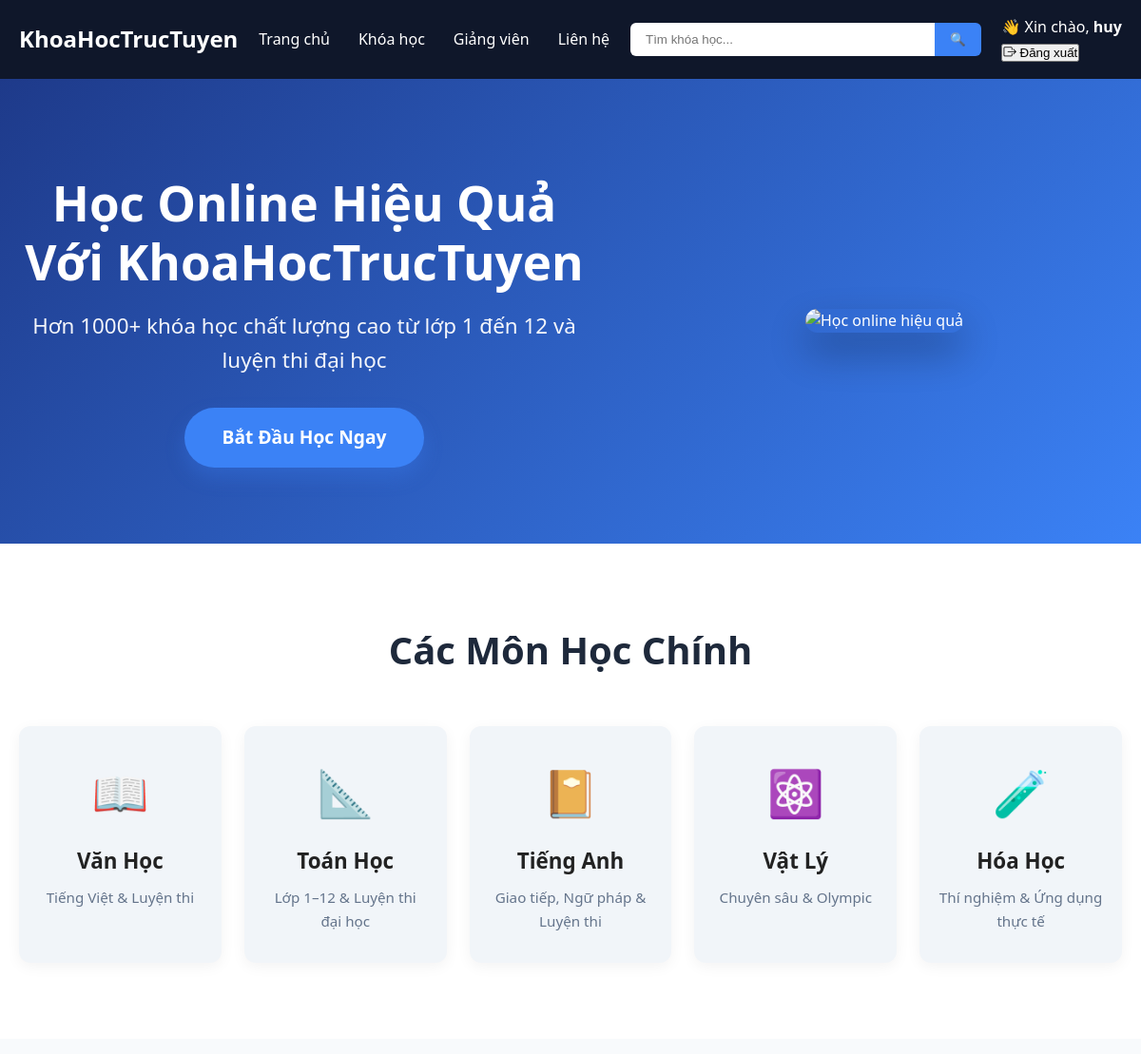
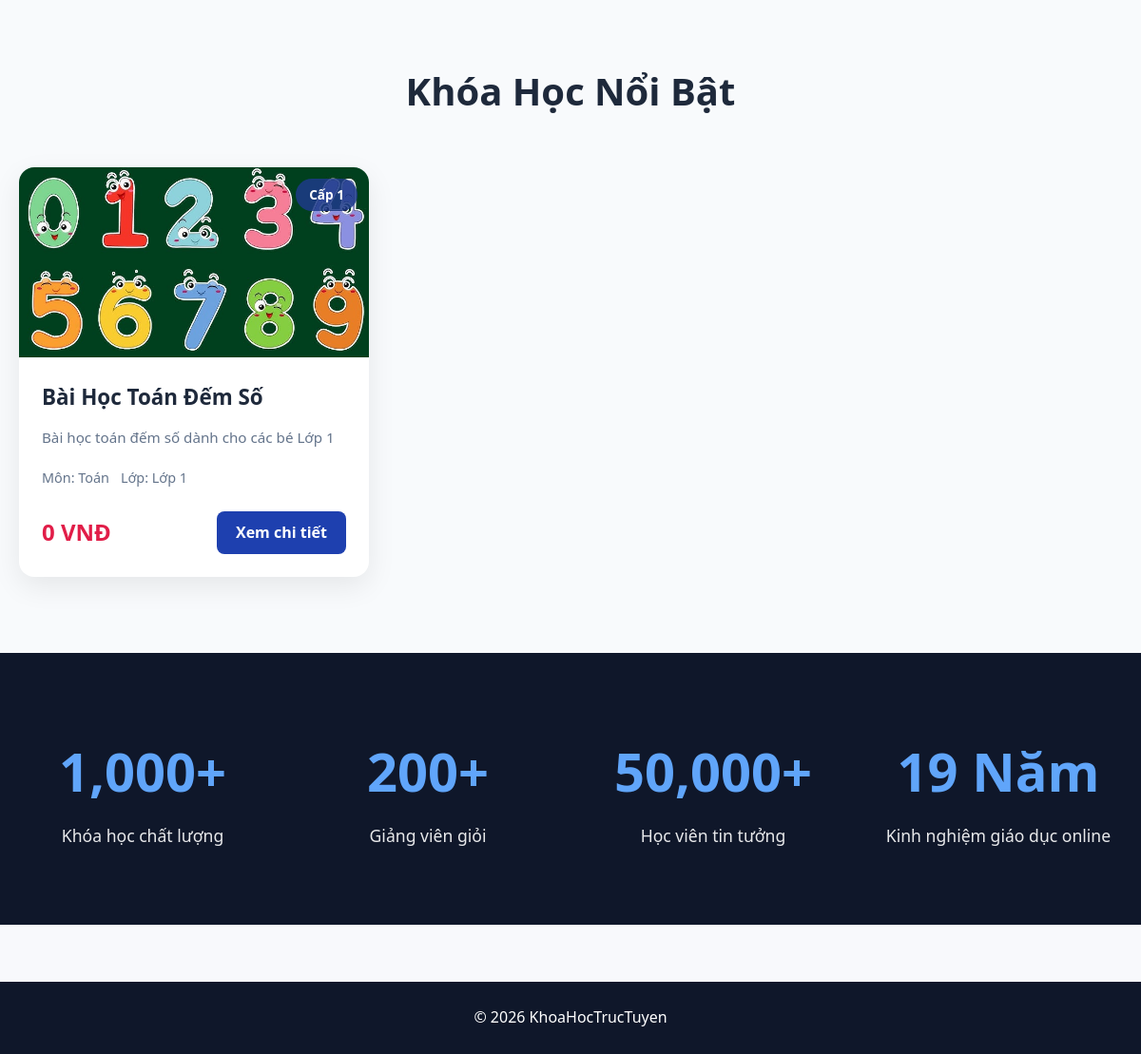
The app's page / (signed in) with its own data (2 pictures, top to bottom).
### courses/models.py (models this page shows, shortened)
class Course(models.Model):
    title = models.CharField(max_length=200)
    description = models.TextField(blank=True)
    price = models.DecimalField(max_digits=10, decimal_places=0, default=0)
    is_free = models.BooleanField(default=True)
    subject = models.ForeignKey('Subject', on_delete=models.CASCADE)
    grade = models.ForeignKey('Grade', on_delete=models.CASCADE)
    level = models.ForeignKey('Level', on_delete=models.CASCADE)
    image = models.ImageField(
        upload_to='courses/',
        blank=True,
        null=True,
        verbose_name="Ảnh khóa học",
        help_text="Kích thước khuyến nghị: 800x450px hoặc lớn hơn"
    )
    is_published = models.BooleanField(default=False, verbose_name="Đã xuất bản")

class Level(models.Model):
    name = models.CharField(max_length=50)
    def __str__(self):
        return self.name

class Subject(models.Model):
    name = models.CharField(max_length=100)
    def __str__(self):
        return self.name

class Grade(models.Model):
    name = models.CharField(max_length=50)
    level = models.ForeignKey(Level,on_delete=models.CASCADE)
    def __str__(self):
        return self.name

### courses/views.py (the view)
# urls.py: path('', views.index),
def index(request):
    courses = Course.objects.all()
    return render(request, "index.html", {
        "courses": courses
    })

### courses/context_processors.py (called while the page is built)
def menu_data(request):
    levels = Level.objects.all()
    return {
        'levels': levels
    }

### templates/index.html (shortened to what this page needs)
{% extends "base.html" %}
{% load static %}
{% block extra_css %}
  <link rel="stylesheet" href="{% static 'style.css' %}">
{% endblock %}
{% block content %}
<section class="hero">
  <div class="container hero-container">
    <div class="hero-text">
      <h1>Học Online Hiệu Quả Với KhoaHocTrucTuyen</h1>
      <p>Hơn 1000+ khóa học chất lượng cao từ lớp 1 đến 12 và luyện thi đại học</p>
      <a href="/courses/" class="btn-primary">Bắt Đầu Học Ngay</a>
    </div>
    <div class="hero-image">
      <img src="https://images.unsplash.com/photo-1522202176988-66273c2fd55f?w=800" alt="Học online hiệu quả" loading="lazy">
    </div>
  </div>
</section>
<section class="category-section">
  <div class="container">
    <h2 class="section-title">Các Môn Học Chính</h2>
    <div class="category-grid">
      <div class="category-card">
        <div class="category-icon">📖</div>
        <h3>Văn Học</h3>
        <p>Tiếng Việt & Luyện thi</p>
      </div>
      <div class="category-card">
        <div class="category-icon">📐</div>
        <h3>Toán Học</h3>
        <p>Lớp 1–12 & Luyện thi đại học</p>
      </div>
      <div class="category-card">
        <div class="category-icon">📔</div>
        <h3>Tiếng Anh</h3>
        <p>Giao tiếp, Ngữ pháp & Luyện thi</p>
      </div>
      <div class="category-card">
        <div class="category-icon">⚛️</div>
        <h3>Vật Lý</h3>
        <p>Chuyên sâu & Olympic</p>
      </div>
      <div class="category-card">
        <div class="category-icon">🧪</div>
        <h3>Hóa Học</h3>
        <p>Thí nghiệm & Ứng dụng thực tế</p>
      </div>
    </div>
  </div>
</section>
<section class="featured-courses">
  <div class="container">
    <h2 class="section-title">Khóa Học Nổi Bật</h2>
    <div class="course-grid">
      {% for course in courses %}
        <div class="course-card">
          <div class="course-thumbnail">
            {% if course.image %}
              <img src="{{ course.image.url }}" alt="{{ course.title }}" loading="lazy">
            {% else %}
              <div class="no-image-placeholder">
                <span>Chưa có ảnh</span>
              </div>
            {% endif %}
            <div class="course-overlay">
              <span class="course-level">{{ course.level }}</span>
            </div>
          </div>
          <div class="course-body">
            <h3 class="course-title">{{ course.title }}</h3>
            <p class="course-desc">{{ course.description|truncatewords:20 }}</p>
            <div class="course-meta">
              <span>Môn: {{ course.subject }}</span>
              <span>Lớp: {{ course.grade }}</span>
            </div>
            <div class="course-footer">
              <span class="price">{{ course.price }} VNĐ</span>
              <a href="/course/{{ course.id }}/" class="btn-detail">Xem chi tiết</a>
            </div>
          </div>
        </div>
      {% empty %}
        <p class="no-data">Chưa có khóa học nổi bật. Hãy khám phá thêm!</p>
      {% endfor %}
    </div>
  </div>
</section>
<section class="stats-section">
  <div class="container">
    <div class="stats-grid">
      <div class="stat-item">
        <h3>1,000+</h3>
        <p>Khóa học chất lượng</p>
      </div>
      <div class="stat-item">
        <h3>200+</h3>
        <p>Giảng viên giỏi</p>
      </div>
      <div class="stat-item">
        <h3>50,000+</h3>
        <p>Học viên tin tưởng</p>
      </div>
      <div class="stat-item">
        <h3>19 Năm</h3>
        <p>Kinh nghiệm giáo dục online</p>
      </div>
    </div>
  </div>
</section>
{% endblock %}

### templates/base.html (shortened to what this page needs)
{% load static %}
<!DOCTYPE html>
<html lang="vi">
{% load static %}
<head>
    <link rel="stylesheet" href="{% static 'style.css' %}">
    <link rel="stylesheet" href="https://cdn.jsdelivr.net/npm/bootstrap-icons@1.11.3/font/bootstrap-icons.min.css">
    {% block extra_css %}{% endblock %}
</head>
<body>
    <nav class="navbar">
        <div class="container nav-flex">
            <a href="/" class="logo">KhoaHocTrucTuyen</a>
            <div class="menu">
                <a href="/">Trang chủ</a>
                <a href="/courses/" class="dropdown">Khóa học</a>
                <a href="#">Giảng viên</a>
                <a href="#">Liên hệ</a>
            </div>
            <form action="/courses/" method="GET" class="search-box">
                <input type="text" name="q" placeholder="Tìm khóa học..." value="{{q}}">
                <button type="submit">🔍</button>
            </form>
            <div class="auth">
                {% if user.is_authenticated %}
                    <div class="user-box">
                        <span class="hello">
                            👋 Xin chào, <b>{{ user.username }}</b>
                        </span>
                        <form action="{% url 'logout' %}" method="post" class="logout-form">
                            <button type="submit" class="logout-btn">
                                <i class="bi bi-box-arrow-right"></i>
                                Đăng xuất
                            </button>
                        </form>
                    </div>
                {% else %}
                    <a href="{% url 'login' %}" class="login-btn">Đăng nhập</a>
                    <a href="{% url 'register' %}" class="register-btn">Đăng ký</a>
                {% endif %}
            </div>
        </div>
    </nav>
    {% block content %}{% endblock %}
    <footer>
        © 2026 KhoaHocTrucTuyen
    </footer>
</body>
</html>

### static/style.css (style rules this page uses)
* { margin:0; padding:0; box-sizing:border-box; }
body { font-family: 'Segoe UI', system-ui, sans-serif; background:#f8f9fc; color:#222; line-height:1.6; }
.container { max-width:1280px; margin:0 auto; padding:0 20px; }
.navbar { background:#0f172a; padding:16px 0; color:white; }
.nav-flex { display:flex; align-items:center; justify-content:space-between; flex-wrap:wrap; gap:20px; }
.logo { font-size:24px; font-weight:700; color:white; text-decoration:none; }
.menu { display:flex; gap:30px; }
.menu a { color:white; text-decoration:none; font-weight:500; }
.search-box { display:flex; }
.search-box input { padding:10px 16px; width:320px; border:none; border-radius:6px 0 0 6px; }
.search-box button { background:#3b82f6; color:white; border:none; padding:10px 16px; border-radius:0 6px 6px 0; cursor:pointer; }
.hero { background: linear-gradient(135deg, #1e40af, #3b82f6); color:white; text-align:center; padding:80px 20px; }
.hero h1 { font-size:42px; margin-bottom:12px; }
.hero p { font-size:20px; opacity:0.95; }
footer { background:#0f172a; color:white; text-align:center; padding:25px; margin-top:60px; }
.hero { background: linear-gradient(135deg, #1e3a8a, #3b82f6); color: white; padding: 100px 0 80px; position: relative; overflow: hidden; }
.hero-container { display: flex; align-items: center; justify-content: space-between; gap: 60px; flex-wrap: wrap; }
.hero-text { flex: 1; min-width: 300px; }
.hero-text h1 { font-size: 3.2rem; margin-bottom: 1.2rem; line-height: 1.2; }
.hero-text p { font-size: 1.4rem; margin-bottom: 2rem; opacity: 0.95; }
.hero-image { flex: 1; max-width: 500px; }
.hero-image img { width: 100%; border-radius: 16px; box-shadow: 0 20px 40px rgba(0,0,0,0.3); }
.section-title { text-align: center; font-size: 2.5rem; margin-bottom: 3rem; color: #1e293b; }
.category-section { padding: 80px 0; background: white; }
.category-grid { display: grid; grid-template-columns: repeat(auto-fit, minmax(180px, 1fr)); gap: 24px; }
.category-card { background: #f1f5f9; border-radius: 12px; padding: 32px 20px; text-align: center; transition: all 0.3s ease; box-shadow: 0 4px 15px rgba(0,0,0,0.05); }
.category-icon { font-size: 3rem; margin-bottom: 1rem; }
.category-card h3 { font-size: 1.4rem; margin-bottom: 0.5rem; }
.category-card p { color: #64748b; font-size: 0.95rem; }
.featured-courses { padding: 80px 0; background: #f8fafc; }
.course-grid { display: grid; grid-template-columns: repeat(auto-fill, minmax(320px, 1fr)); gap: 28px; }
.course-card { background: white; border-radius: 16px; overflow: hidden; box-shadow: 0 10px 30px rgba(0,0,0,0.08); transition: all 0.35s ease; }
.course-thumbnail { position: relative; height: 200px; overflow: hidden; }
.course-thumbnail img { width: 100%; height: 100%; object-fit: cover; transition: transform 0.5s ease; }
.course-overlay { position: absolute; top: 12px; right: 12px; background: rgba(30,58,138,0.85); color: white; padding: 6px 14px; border-radius: 20px; font-size: 0.85rem; font-weight: 600; }
.course-body { padding: 24px; }
.course-title { font-size: 1.4rem; margin-bottom: 0.8rem; color: #1e293b; }
.course-desc { color: #64748b; font-size: 0.95rem; margin-bottom: 1.2rem; line-height: 1.5; }
.course-meta { display: flex; gap: 12px; font-size: 0.9rem; color: #64748b; margin-bottom: 1.5rem; }
.course-footer { display: flex; justify-content: space-between; align-items: center; }
.price { font-size: 1.5rem; font-weight: 700; color: #e11d48; }
.btn-detail { padding: 10px 20px; background: #1e40af; color: white; border-radius: 8px; text-decoration: none; font-weight: 600; transition: all 0.25s; }
.stats-section { padding: 80px 0; background: #0f172a; color: white; }
.stats-grid { display: grid; grid-template-columns: repeat(auto-fit, minmax(200px, 1fr)); gap: 40px; text-align: center; }
.stat-item h3 { font-size: 3.5rem; margin-bottom: 0.5rem; color: #60a5fa; }
.stat-item p { font-size: 1.1rem; opacity: 0.9; }
.btn-primary { display: inline-block; padding: 16px 40px; background: #3b82f6; color: white; font-size: 1.2rem; font-weight: 600; border-radius: 50px; text-decoration: none; transition: all 0.3s; box-shadow: 0 10px 20px rgba(59,130,246,0.3); }

### records on screen
Course: image (picture), level "Cấp 1", title "Bài Học Toán Đếm Số", description "Bài học toán đếm số dành cho các bé Lớp 1", subject "Toán", grade "Lớp 1", price "0"

### other values on screen
{{ user.username }} "huy"
